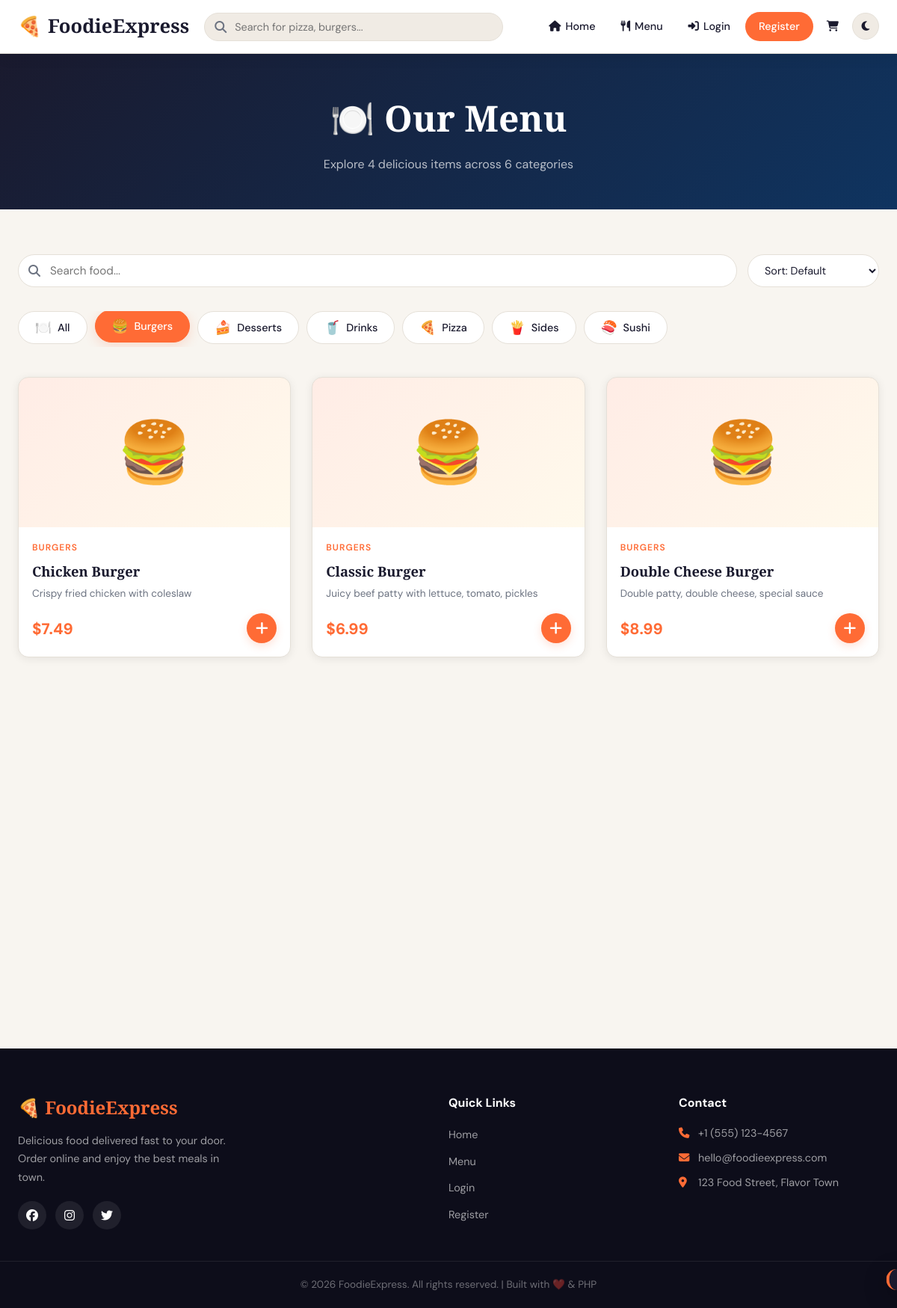
Screenshot of /menu.php?cat=2 with the database file from the repository.
### tables this page shows
CREATE TABLE IF NOT EXISTS categories (
    id          INT AUTO_INCREMENT PRIMARY KEY,
    name        VARCHAR(100) NOT NULL,
    icon        VARCHAR(10)  DEFAULT '🍽️',
    created_at  TIMESTAMP    DEFAULT CURRENT_TIMESTAMP
);

CREATE TABLE IF NOT EXISTS products (
    id            INT AUTO_INCREMENT PRIMARY KEY,
    category_id   INT            NOT NULL,
    name          VARCHAR(150)   NOT NULL,
    description   TEXT           DEFAULT NULL,
    price         DECIMAL(10,2)  NOT NULL,
    image         VARCHAR(255)   DEFAULT 'default-food.jpg',
    is_available  TINYINT(1)     DEFAULT 1,
    created_at    TIMESTAMP      DEFAULT CURRENT_TIMESTAMP,
    FOREIGN KEY (category_id) REFERENCES categories(id) ON DELETE CASCADE
);

### includes/config.php (called while the page is built, shortened)
<?php
function e($str) {
    return htmlspecialchars($str, ENT_QUOTES, 'UTF-8');
}
?>

### menu.php (the view, shortened to what this page needs)
<?php
require_once 'includes/config.php';
$db = getDB();
$categories = $db->query("SELECT * FROM categories ORDER BY name")->fetchAll();
$catId = isset($_GET['cat']) ? (int)$_GET['cat'] : 0;
$search = isset($_GET['q']) ? trim($_GET['q']) : '';
$sql = "SELECT p.*, c.name AS cat_name, c.icon AS cat_icon
        FROM products p JOIN categories c ON p.category_id = c.id
        WHERE p.is_available = 1";
$params = [];
if ($catId > 0) {
    $sql .= " AND p.category_id = ?";
    $params[] = $catId;
}
$sql .= " ORDER BY c.name, p.name";
$stmt = $db->prepare($sql);
$stmt->execute($params);
$products = $stmt->fetchAll();
include 'includes/header.php';
?>
<div class="page-header">
    <h1>🍽️ Our Menu</h1>
    <p>Explore <?= count($products) ?> delicious items across <?= count($categories) ?> categories</p>
</div>
<section class="section">
    <div class="container">
        <div class="filter-bar">
            <div class="filter-search">
                <i class="fas fa-search"></i>
                <input type="text" id="menuSearch" placeholder="Search food..."
                       value="<?= e($search) ?>">
            </div>
            <select class="filter-select" id="sortSelect">
                <option value="default">Sort: Default</option>
            </select>
        </div>
        <div class="category-tabs">
            <button class="cat-tab <?= $catId === 0 && $search === '' ? 'active' : '' ?>"
                    data-cat-id="all"
                    onclick="filterByCategory(this,'all')">
                <span class="cat-icon">🍽️</span> All
            </button>
            <?php foreach ($categories as $cat): ?>
            <button class="cat-tab <?= $catId === (int)$cat['id'] ? 'active' : '' ?>"
                    data-cat-id="<?= $cat['id'] ?>"
                    onclick="filterByCategory(this,'<?= $cat['id'] ?>')">
                <span class="cat-icon"><?= $cat['icon'] ?></span>
                <?= e($cat['name']) ?>
            </button>
            <?php endforeach; ?>
        </div>
        <div class="food-grid" id="foodGrid">
            <?php if (empty($products)): ?>
                <div class="no-results">
                    <i class="fas fa-search"></i>
                    <p>No items found. Try a different search.</p>
                </div>
            <?php else: ?>
                <?php foreach ($products as $item): ?>
                <div class="food-card"
                     data-id="<?= $item['id'] ?>"
                     data-name="<?= e($item['name']) ?>"
                     data-price="<?= $item['price'] ?>"
                     data-desc="<?= e($item['description']) ?>"
                     data-cat-id="<?= $item['category_id'] ?>"
                     data-emoji="<?= $item['cat_icon'] ?>">
                    <?php if ($item['image'] && file_exists("images/food/{$item['image']}")): ?>
                        <img class="food-card-img" src="images/food/<?= e($item['image']) ?>"
                             alt="<?= e($item['name']) ?>" loading="lazy">
                    <?php else: ?>
                        <div class="food-card-img"><?= $item['cat_icon'] ?></div>
                    <?php endif; ?>
                    <div class="food-card-body">
                        <div class="food-card-category"><?= e($item['cat_name']) ?></div>
                        <h3 class="food-card-name"><?= e($item['name']) ?></h3>
                        <p class="food-card-desc"><?= e($item['description']) ?></p>
                        <div class="food-card-footer">
                            <div class="food-price">$<?= number_format($item['price'], 2) ?></div>
                            <button class="add-to-cart-btn" onclick="addToCart(this)" title="Add to Cart">
                                <i class="fas fa-plus"></i>
                            </button>
                        </div>
                    </div>
                </div>
                <?php endforeach; ?>
            <?php endif; ?>
        </div>
    </div>
</section>
<?php include 'includes/footer.php'; ?>

### css/style.css (style rules this page uses)
:root { --primary: #ff6b35; --primary-dark: #e55a2b; --primary-light: #ff8c5a; --secondary: #1a1a2e; --accent: #ffd166; --bg: #f8f5f0; --bg-card: #ffffff; --bg-input: #f0ebe4; --text: #1a1a2e; --text-muted: #6b7280; --text-light: #9ca3af; --border: #e5e0d8; --shadow: rgba(0,0,0,0.08); --shadow-hover: rgba(255,107,53,0.2); --success: #10b981; --danger: #ef4444; --warning: #f59e0b; --info: #3b82f6; --radius: 14px; --radius-sm: 8px; --transition: 0.25s ease; --navbar-h: 72px; }
*, *::before, *::after { box-sizing: border-box; margin: 0; padding: 0; }
html { scroll-behavior: smooth; }
body { font-family: 'DM Sans', sans-serif; background: var(--bg); color: var(--text); line-height: 1.6; transition: background var(--transition), color var(--transition); padding-top: var(--navbar-h); }
button { cursor: pointer; font-family: inherit; }
input, textarea, select { font-family: inherit; }
.container { max-width: 1280px; margin: 0 auto; padding: 0 24px; }
.section { padding: 60px 0; }
.category-tabs { display: flex; gap: 10px; overflow-x: auto; padding-bottom: 4px; margin-bottom: 40px; scrollbar-width: none; }
.cat-tab { display: flex; align-items: center; gap: 8px; padding: 10px 22px; background: var(--bg-card); border: 1.5px solid var(--border); border-radius: 50px; font-size: 0.9rem; font-weight: 500; color: var(--text); white-space: nowrap; transition: all var(--transition); cursor: pointer; }
.cat-tab:hover, .cat-tab.active { background: var(--primary); border-color: var(--primary); color: #fff; transform: translateY(-2px); box-shadow: 0 4px 16px var(--shadow-hover); }
.cat-tab .cat-icon { font-size: 1.1rem; }
.food-grid { display: grid; grid-template-columns: repeat(auto-fill, minmax(270px, 1fr)); gap: 28px; }
.food-card { background: var(--bg-card); border-radius: var(--radius); overflow: hidden; border: 1px solid var(--border); box-shadow: 0 2px 12px var(--shadow); transition: all var(--transition); position: relative; }
.food-card-img { width: 100%; height: 200px; object-fit: cover; background: linear-gradient(135deg, #ff6b3520, #ffd16620); display: flex; align-items: center; justify-content: center; font-size: 5rem; }
.food-card-body { padding: 18px; }
.food-card-category { font-size: 0.75rem; font-weight: 600; color: var(--primary); text-transform: uppercase; letter-spacing: 1px; margin-bottom: 6px; }
.food-card-name { font-family: 'Playfair Display', serif; font-size: 1.15rem; font-weight: 700; margin-bottom: 6px; color: var(--text); }
.food-card-desc { font-size: 0.85rem; color: var(--text-muted); margin-bottom: 16px; line-height: 1.5; display: -webkit-box; -webkit-line-clamp: 2; -webkit-box-orient: vertical; overflow: hidden; }
.food-card-footer { display: flex; align-items: center; justify-content: space-between; }
.food-price { font-size: 1.3rem; font-weight: 800; color: var(--primary); }
.add-to-cart-btn { background: var(--primary); color: #fff; border: none; width: 40px; height: 40px; border-radius: 50%; font-size: 1.2rem; display: flex; align-items: center; justify-content: center; transition: all var(--transition); box-shadow: 0 4px 12px var(--shadow-hover); }
.page-header { background: linear-gradient(135deg, var(--secondary), #0f3460); padding: 48px 24px; text-align: center; color: #fff; margin-bottom: 0; }
.page-header h1 { font-family: 'Playfair Display', serif; font-size: clamp(2rem, 5vw, 3rem); font-weight: 900; margin-bottom: 10px; }
.page-header p { color: rgba(255,255,255,0.7); max-width: 500px; margin: 0 auto; }
.filter-bar { display: flex; gap: 14px; align-items: center; margin-bottom: 32px; flex-wrap: wrap; }
.filter-search { flex: 1; min-width: 200px; position: relative; }
.filter-search i { position: absolute; left: 14px; top: 50%; transform: translateY(-50%); color: var(--text-muted); }
.filter-search input { width: 100%; padding: 11px 14px 11px 42px; border: 1.5px solid var(--border); border-radius: 50px; background: var(--bg-card); color: var(--text); font-size: 0.95rem; outline: none; transition: border-color var(--transition); }
.filter-select { padding: 11px 18px; border: 1.5px solid var(--border); border-radius: 50px; background: var(--bg-card); color: var(--text); font-size: 0.9rem; outline: none; cursor: pointer; min-width: 140px; transition: border-color var(--transition); }

### rows the page displays
categories: icon "🍔", name "Burgers"
categories: icon "🍰", name "Desserts"
categories: icon "🥤", name "Drinks"
categories: icon "🍕", name "Pizza"
categories: icon "🍟", name "Sides"
categories: icon "🍣", name "Sushi"
products: category.icon "🍔", category.name "BURGERS", name "Chicken Burger", description "Crispy fried chicken with coleslaw", price "7.49"
products: category.icon "🍔", category.name "BURGERS", name "Classic Burger", description "Juicy beef patty with lettuce, tomato, pickles", price "6.99"
products: category.icon "🍔", category.name "BURGERS", name "Double Cheese Burger", description "Double patty, double cheese, special sauce", price "8.99"

### other values shown
SITE_NAME "FoodieExpress"
count($products) "4"
count($categories) "6"
